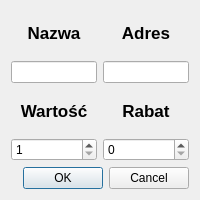
<?xml version="1.0" encoding="UTF-8"?>
<ui version="4.0">
 <class>DrugieOkno</class>
 <widget class="QDialog" name="DrugieOkno">
  <property name="geometry">
   <rect>
    <x>0</x>
    <y>0</y>
    <width>200</width>
    <height>200</height>
   </rect>
  </property>
  <property name="minimumSize">
   <size>
    <width>200</width>
    <height>200</height>
   </size>
  </property>
  <property name="maximumSize">
   <size>
    <width>400</width>
    <height>400</height>
   </size>
  </property>
  <property name="windowTitle">
   <string>Dialog</string>
  </property>
  <layout class="QHBoxLayout" name="horizontalLayout_3">
   <item>
    <layout class="QVBoxLayout" name="verticalLayout_6">
     <item>
      <layout class="QVBoxLayout" name="verticalLayout_5">
       <item>
        <layout class="QHBoxLayout" name="horizontalLayout">
         <item>
          <layout class="QVBoxLayout" name="verticalLayout">
           <item>
            <widget class="QLabel" name="label">
             <property name="font">
              <font>
               <pointsize>13</pointsize>
               <bold>true</bold>
              </font>
             </property>
             <property name="text">
              <string>Nazwa</string>
             </property>
             <property name="alignment">
              <set>Qt::AlignmentFlag::AlignCenter</set>
             </property>
            </widget>
           </item>
           <item>
            <widget class="QLineEdit" name="NazwaPrzycisk"/>
           </item>
          </layout>
         </item>
         <item>
          <layout class="QVBoxLayout" name="verticalLayout_2">
           <item>
            <widget class="QLabel" name="label_2">
             <property name="font">
              <font>
               <pointsize>13</pointsize>
               <bold>true</bold>
              </font>
             </property>
             <property name="text">
              <string>Adres</string>
             </property>
             <property name="alignment">
              <set>Qt::AlignmentFlag::AlignCenter</set>
             </property>
            </widget>
           </item>
           <item>
            <widget class="QLineEdit" name="AdresPrzycisk"/>
           </item>
          </layout>
         </item>
        </layout>
       </item>
       <item>
        <layout class="QHBoxLayout" name="horizontalLayout_2">
         <item>
          <layout class="QVBoxLayout" name="verticalLayout_3">
           <item>
            <widget class="QLabel" name="label_3">
             <property name="font">
              <font>
               <pointsize>13</pointsize>
               <bold>true</bold>
              </font>
             </property>
             <property name="text">
              <string>Wartość</string>
             </property>
             <property name="alignment">
              <set>Qt::AlignmentFlag::AlignCenter</set>
             </property>
            </widget>
           </item>
           <item>
            <widget class="QSpinBox" name="WartoscPrzycisk">
             <property name="minimum">
              <number>1</number>
             </property>
             <property name="maximum">
              <number>999999999</number>
             </property>
            </widget>
           </item>
          </layout>
         </item>
         <item>
          <layout class="QVBoxLayout" name="verticalLayout_4">
           <item>
            <widget class="QLabel" name="label_4">
             <property name="font">
              <font>
               <pointsize>13</pointsize>
               <bold>true</bold>
              </font>
             </property>
             <property name="text">
              <string>Rabat</string>
             </property>
             <property name="alignment">
              <set>Qt::AlignmentFlag::AlignCenter</set>
             </property>
            </widget>
           </item>
           <item>
            <widget class="QSpinBox" name="RabatPrzycisk"/>
           </item>
          </layout>
         </item>
        </layout>
       </item>
      </layout>
     </item>
     <item>
      <widget class="QDialogButtonBox" name="buttonBox">
       <property name="orientation">
        <enum>Qt::Orientation::Horizontal</enum>
       </property>
       <property name="standardButtons">
        <set>QDialogButtonBox::StandardButton::Cancel|QDialogButtonBox::StandardButton::Ok</set>
       </property>
      </widget>
     </item>
    </layout>
   </item>
  </layout>
 </widget>
 <resources/>
 <connections>
  <connection>
   <sender>buttonBox</sender>
   <signal>accepted()</signal>
   <receiver>DrugieOkno</receiver>
   <slot>accept()</slot>
   <hints>
    <hint type="sourcelabel">
     <x>248</x>
     <y>254</y>
    </hint>
    <hint type="destinationlabel">
     <x>157</x>
     <y>274</y>
    </hint>
   </hints>
  </connection>
  <connection>
   <sender>buttonBox</sender>
   <signal>rejected()</signal>
   <receiver>DrugieOkno</receiver>
   <slot>reject()</slot>
   <hints>
    <hint type="sourcelabel">
     <x>316</x>
     <y>260</y>
    </hint>
    <hint type="destinationlabel">
     <x>286</x>
     <y>274</y>
    </hint>
   </hints>
  </connection>
 </connections>
</ui>
